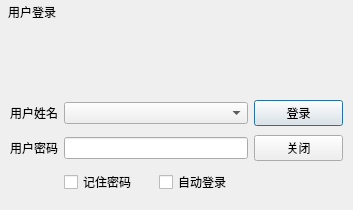
<?xml version="1.0" encoding="UTF-8"?>
<ui version="4.0">
 <class>frmLogin</class>
 <widget class="QDialog" name="frmLogin">
  <property name="geometry">
   <rect>
    <x>0</x>
    <y>0</y>
    <width>353</width>
    <height>210</height>
   </rect>
  </property>
  <property name="windowTitle">
   <string>操作员登录</string>
  </property>
  <property name="styleSheet">
   <string notr="true"/>
  </property>
  <layout class="QVBoxLayout" name="verticalLayout">
   <property name="spacing">
    <number>0</number>
   </property>
   <property name="leftMargin">
    <number>1</number>
   </property>
   <property name="topMargin">
    <number>1</number>
   </property>
   <property name="rightMargin">
    <number>1</number>
   </property>
   <property name="bottomMargin">
    <number>1</number>
   </property>
   <item>
    <widget class="QWidget" name="widgetTitle" native="true">
     <property name="sizePolicy">
      <sizepolicy hsizetype="Preferred" vsizetype="Fixed">
       <horstretch>0</horstretch>
       <verstretch>0</verstretch>
      </sizepolicy>
     </property>
     <layout class="QHBoxLayout" name="horizontalLayout_2">
      <property name="spacing">
       <number>0</number>
      </property>
      <property name="leftMargin">
       <number>0</number>
      </property>
      <property name="topMargin">
       <number>0</number>
      </property>
      <property name="rightMargin">
       <number>0</number>
      </property>
      <property name="bottomMargin">
       <number>0</number>
      </property>
      <item>
       <widget class="QLabel" name="labIco">
        <property name="text">
         <string/>
        </property>
        <property name="alignment">
         <set>Qt::AlignCenter</set>
        </property>
       </widget>
      </item>
      <item>
       <widget class="QLabel" name="labTitle">
        <property name="sizePolicy">
         <sizepolicy hsizetype="Expanding" vsizetype="Preferred">
          <horstretch>0</horstretch>
          <verstretch>0</verstretch>
         </sizepolicy>
        </property>
        <property name="styleSheet">
         <string notr="true"/>
        </property>
        <property name="text">
         <string>用户登录</string>
        </property>
        <property name="alignment">
         <set>Qt::AlignLeading|Qt::AlignLeft|Qt::AlignVCenter</set>
        </property>
       </widget>
      </item>
      <item>
       <widget class="QWidget" name="widgetMenu" native="true">
        <property name="sizePolicy">
         <sizepolicy hsizetype="Minimum" vsizetype="Preferred">
          <horstretch>0</horstretch>
          <verstretch>0</verstretch>
         </sizepolicy>
        </property>
        <layout class="QHBoxLayout" name="horizontalLayout">
         <property name="spacing">
          <number>0</number>
         </property>
         <property name="leftMargin">
          <number>0</number>
         </property>
         <property name="topMargin">
          <number>0</number>
         </property>
         <property name="rightMargin">
          <number>0</number>
         </property>
         <property name="bottomMargin">
          <number>0</number>
         </property>
         <item>
          <widget class="QPushButton" name="btnMenu_Close">
           <property name="sizePolicy">
            <sizepolicy hsizetype="Minimum" vsizetype="Expanding">
             <horstretch>0</horstretch>
             <verstretch>0</verstretch>
            </sizepolicy>
           </property>
           <property name="cursor">
            <cursorShape>ArrowCursor</cursorShape>
           </property>
           <property name="focusPolicy">
            <enum>Qt::NoFocus</enum>
           </property>
           <property name="text">
            <string/>
           </property>
           <property name="flat">
            <bool>true</bool>
           </property>
          </widget>
         </item>
        </layout>
       </widget>
      </item>
     </layout>
    </widget>
   </item>
   <item>
    <widget class="QLabel" name="labName">
     <property name="sizePolicy">
      <sizepolicy hsizetype="Preferred" vsizetype="Fixed">
       <horstretch>0</horstretch>
       <verstretch>0</verstretch>
      </sizepolicy>
     </property>
     <property name="minimumSize">
      <size>
       <width>0</width>
       <height>65</height>
      </size>
     </property>
     <property name="alignment">
      <set>Qt::AlignCenter</set>
     </property>
    </widget>
   </item>
   <item>
    <widget class="QWidget" name="widgetMain" native="true">
     <property name="styleSheet">
      <string notr="true">#gboxSoftKey .QPushButton{
border-width:0px;
border-radius:0px;
padding:2px;
}

#gboxSoftKey .QPushButton:hover{
border:1px solid #FF0000;
}

#gboxSoftKey{
border-width:0px;
border-radius:0px;
}</string>
     </property>
     <layout class="QVBoxLayout" name="verticalLayout_2">
      <property name="spacing">
       <number>0</number>
      </property>
      <property name="leftMargin">
       <number>0</number>
      </property>
      <property name="topMargin">
       <number>0</number>
      </property>
      <property name="rightMargin">
       <number>0</number>
      </property>
      <property name="bottomMargin">
       <number>0</number>
      </property>
      <item>
       <widget class="QWidget" name="widget" native="true">
        <property name="autoFillBackground">
         <bool>true</bool>
        </property>
        <layout class="QGridLayout" name="gridLayout">
         <item row="0" column="0">
          <widget class="QLabel" name="labUserName">
           <property name="sizePolicy">
            <sizepolicy hsizetype="Fixed" vsizetype="Preferred">
             <horstretch>0</horstretch>
             <verstretch>0</verstretch>
            </sizepolicy>
           </property>
           <property name="text">
            <string>用户姓名</string>
           </property>
          </widget>
         </item>
         <item row="0" column="3">
          <widget class="QPushButton" name="btnLogin">
           <property name="minimumSize">
            <size>
             <width>80</width>
             <height>0</height>
            </size>
           </property>
           <property name="text">
            <string>登录</string>
           </property>
           <property name="icon">
            <iconset>
             <normaloff>:/image/btn_ok.png</normaloff>:/image/btn_ok.png</iconset>
           </property>
           <property name="iconSize">
            <size>
             <width>18</width>
             <height>18</height>
            </size>
           </property>
          </widget>
         </item>
         <item row="1" column="0">
          <widget class="QLabel" name="labUserPwd">
           <property name="sizePolicy">
            <sizepolicy hsizetype="Fixed" vsizetype="Preferred">
             <horstretch>0</horstretch>
             <verstretch>0</verstretch>
            </sizepolicy>
           </property>
           <property name="text">
            <string>用户密码</string>
           </property>
          </widget>
         </item>
         <item row="1" column="1" colspan="2">
          <widget class="QLineEdit" name="txtUserPwd">
           <property name="text">
            <string/>
           </property>
           <property name="echoMode">
            <enum>QLineEdit::Password</enum>
           </property>
          </widget>
         </item>
         <item row="1" column="3">
          <widget class="QPushButton" name="btnClose">
           <property name="minimumSize">
            <size>
             <width>80</width>
             <height>0</height>
            </size>
           </property>
           <property name="toolTip">
            <string/>
           </property>
           <property name="text">
            <string>关闭</string>
           </property>
           <property name="icon">
            <iconset>
             <normaloff>:/image/btn_close.png</normaloff>:/image/btn_close.png</iconset>
           </property>
           <property name="iconSize">
            <size>
             <width>18</width>
             <height>18</height>
            </size>
           </property>
          </widget>
         </item>
         <item row="2" column="1">
          <widget class="QCheckBox" name="ckAutoPwd">
           <property name="text">
            <string>记住密码</string>
           </property>
          </widget>
         </item>
         <item row="2" column="2">
          <widget class="QCheckBox" name="ckAutoLogin">
           <property name="text">
            <string>自动登录</string>
           </property>
          </widget>
         </item>
         <item row="0" column="1" colspan="2">
          <widget class="QComboBox" name="cboxUserName">
           <property name="sizePolicy">
            <sizepolicy hsizetype="Expanding" vsizetype="Fixed">
             <horstretch>0</horstretch>
             <verstretch>0</verstretch>
            </sizepolicy>
           </property>
          </widget>
         </item>
        </layout>
       </widget>
      </item>
     </layout>
    </widget>
   </item>
  </layout>
 </widget>
 <tabstops>
  <tabstop>txtUserPwd</tabstop>
  <tabstop>cboxUserName</tabstop>
  <tabstop>btnLogin</tabstop>
  <tabstop>btnClose</tabstop>
 </tabstops>
 <resources/>
 <connections/>
</ui>
